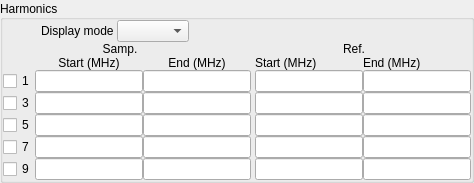
               <widget class="QGroupBox" name="groupBox_settings_harmonics">
                <property name="enabled">
                 <bool>true</bool>
                </property>
                <property name="sizePolicy">
                 <sizepolicy hsizetype="Preferred" vsizetype="Preferred">
                  <horstretch>0</horstretch>
                  <verstretch>0</verstretch>
                 </sizepolicy>
                </property>
                <property name="font">
                 <font>
                  <weight>50</weight>
                  <bold>false</bold>
                 </font>
                </property>
                <property name="title">
                 <string>Harmonics</string>
                </property>
                <property name="alignment">
                 <set>Qt::AlignLeading|Qt::AlignLeft|Qt::AlignVCenter</set>
                </property>
                <property name="flat">
                 <bool>true</bool>
                </property>
                <property name="checkable">
                 <bool>false</bool>
                </property>
                <layout class="QGridLayout" name="gridLayout_5">
                 <property name="leftMargin">
                  <number>0</number>
                 </property>
                 <property name="topMargin">
                  <number>0</number>
                 </property>
                 <property name="rightMargin">
                  <number>0</number>
                 </property>
                 <property name="bottomMargin">
                  <number>0</number>
                 </property>
                 <property name="spacing">
                  <number>0</number>
                 </property>
                 <item row="3" column="0">
                  <layout class="QGridLayout" name="gridLayout">
                   <property name="spacing">
                    <number>0</number>
                   </property>
                   <item row="8" column="5">
                    <widget class="QLineEdit" name="lineEdit_startf9_r">
                     <property name="readOnly">
                      <bool>true</bool>
                     </property>
                    </widget>
                   </item>
                   <item row="1" column="2">
                    <widget class="QLabel" name="label_settings_control_label2">
                     <property name="text">
                      <string>End (MHz)</string>
                     </property>
                     <property name="alignment">
                      <set>Qt::AlignCenter</set>
                     </property>
                    </widget>
                   </item>
                   <item row="1" column="5">
                    <widget class="QLabel" name="label_settings_control_label1_r">
                     <property name="text">
                      <string>Start (MHz)</string>
                     </property>
                    </widget>
                   </item>
                   <item row="8" column="2">
                    <widget class="QLineEdit" name="lineEdit_endf9">
                     <property name="readOnly">
                      <bool>true</bool>
                     </property>
                    </widget>
                   </item>
                   <item row="1" column="7">
                    <widget class="QLabel" name="label_settings_control_label2_r">
                     <property name="text">
                      <string>End (MHz)</string>
                     </property>
                    </widget>
                   </item>
                   <item row="8" column="7">
                    <widget class="QLineEdit" name="lineEdit_endf9_r">
                     <property name="readOnly">
                      <bool>true</bool>
                     </property>
                    </widget>
                   </item>
                   <item row="7" column="5">
                    <widget class="QLineEdit" name="lineEdit_startf7_r">
                     <property name="readOnly">
                      <bool>true</bool>
                     </property>
                    </widget>
                   </item>
                   <item row="4" column="5">
                    <widget class="QLineEdit" name="lineEdit_startf1_r">
                     <property name="readOnly">
                      <bool>true</bool>
                     </property>
                    </widget>
                   </item>
                   <item row="5" column="5">
                    <widget class="QLineEdit" name="lineEdit_startf3_r">
                     <property name="readOnly">
                      <bool>true</bool>
                     </property>
                    </widget>
                   </item>
                   <item row="6" column="2">
                    <widget class="QLineEdit" name="lineEdit_endf5">
                     <property name="readOnly">
                      <bool>true</bool>
                     </property>
                    </widget>
                   </item>
                   <item row="5" column="2">
                    <widget class="QLineEdit" name="lineEdit_endf3">
                     <property name="readOnly">
                      <bool>true</bool>
                     </property>
                    </widget>
                   </item>
                   <item row="6" column="5">
                    <widget class="QLineEdit" name="lineEdit_startf5_r">
                     <property name="readOnly">
                      <bool>true</bool>
                     </property>
                    </widget>
                   </item>
                   <item row="7" column="7">
                    <widget class="QLineEdit" name="lineEdit_endf7_r">
                     <property name="readOnly">
                      <bool>true</bool>
                     </property>
                    </widget>
                   </item>
                   <item row="7" column="2">
                    <widget class="QLineEdit" name="lineEdit_endf7">
                     <property name="readOnly">
                      <bool>true</bool>
                     </property>
                    </widget>
                   </item>
                   <item row="1" column="1">
                    <widget class="QLabel" name="label_settings_control_label1">
                     <property name="text">
                      <string>Start (MHz)</string>
                     </property>
                     <property name="alignment">
                      <set>Qt::AlignCenter</set>
                     </property>
                    </widget>
                   </item>
                   <item row="4" column="1">
                    <widget class="QLineEdit" name="lineEdit_startf1">
                     <property name="readOnly">
                      <bool>true</bool>
                     </property>
                    </widget>
                   </item>
                   <item row="5" column="0">
                    <widget class="QCheckBox" name="checkBox_harm3">
                     <property name="sizePolicy">
                      <sizepolicy hsizetype="Preferred" vsizetype="Fixed">
                       <horstretch>0</horstretch>
                       <verstretch>0</verstretch>
                      </sizepolicy>
                     </property>
                     <property name="text">
                      <string>3</string>
                     </property>
                    </widget>
                   </item>
                   <item row="8" column="0">
                    <widget class="QCheckBox" name="checkBox_harm9">
                     <property name="sizePolicy">
                      <sizepolicy hsizetype="Preferred" vsizetype="Fixed">
                       <horstretch>0</horstretch>
                       <verstretch>0</verstretch>
                      </sizepolicy>
                     </property>
                     <property name="text">
                      <string>9</string>
                     </property>
                    </widget>
                   </item>
                   <item row="5" column="1">
                    <widget class="QLineEdit" name="lineEdit_startf3">
                     <property name="readOnly">
                      <bool>true</bool>
                     </property>
                    </widget>
                   </item>
                   <item row="8" column="1">
                    <widget class="QLineEdit" name="lineEdit_startf9">
                     <property name="readOnly">
                      <bool>true</bool>
                     </property>
                    </widget>
                   </item>
                   <item row="7" column="0">
                    <widget class="QCheckBox" name="checkBox_harm7">
                     <property name="sizePolicy">
                      <sizepolicy hsizetype="Preferred" vsizetype="Fixed">
                       <horstretch>0</horstretch>
                       <verstretch>0</verstretch>
                      </sizepolicy>
                     </property>
                     <property name="text">
                      <string>7</string>
                     </property>
                    </widget>
                   </item>
                   <item row="4" column="2">
                    <widget class="QLineEdit" name="lineEdit_endf1">
                     <property name="readOnly">
                      <bool>true</bool>
                     </property>
                    </widget>
                   </item>
                   <item row="4" column="4">
                    <spacer name="horizontalSpacer_28">
                     <property name="orientation">
                      <enum>Qt::Horizontal</enum>
                     </property>
                     <property name="sizeType">
                      <enum>QSizePolicy::Fixed</enum>
                     </property>
                     <property name="sizeHint" stdset="0">
                      <size>
                       <width>4</width>
                       <height>20</height>
                      </size>
                     </property>
                    </spacer>
                   </item>
                   <item row="5" column="7">
                    <widget class="QLineEdit" name="lineEdit_endf3_r">
                     <property name="readOnly">
                      <bool>true</bool>
                     </property>
                    </widget>
                   </item>
                   <item row="4" column="7">
                    <widget class="QLineEdit" name="lineEdit_endf1_r">
                     <property name="readOnly">
                      <bool>true</bool>
                     </property>
                    </widget>
                   </item>
                   <item row="6" column="0">
                    <widget class="QCheckBox" name="checkBox_harm5">
                     <property name="sizePolicy">
                      <sizepolicy hsizetype="Preferred" vsizetype="Fixed">
                       <horstretch>0</horstretch>
                       <verstretch>0</verstretch>
                      </sizepolicy>
                     </property>
                     <property name="text">
                      <string>5</string>
                     </property>
                    </widget>
                   </item>
                   <item row="6" column="1">
                    <widget class="QLineEdit" name="lineEdit_startf5">
                     <property name="readOnly">
                      <bool>true</bool>
                     </property>
                    </widget>
                   </item>
                   <item row="4" column="0">
                    <widget class="QCheckBox" name="checkBox_harm1">
                     <property name="sizePolicy">
                      <sizepolicy hsizetype="Preferred" vsizetype="Fixed">
                       <horstretch>0</horstretch>
                       <verstretch>0</verstretch>
                      </sizepolicy>
                     </property>
                     <property name="text">
                      <string>1</string>
                     </property>
                    </widget>
                   </item>
                   <item row="6" column="7">
                    <widget class="QLineEdit" name="lineEdit_endf5_r">
                     <property name="readOnly">
                      <bool>true</bool>
                     </property>
                    </widget>
                   </item>
                   <item row="7" column="1">
                    <widget class="QLineEdit" name="lineEdit_startf7">
                     <property name="readOnly">
                      <bool>true</bool>
                     </property>
                    </widget>
                   </item>
                  </layout>
                 </item>
                 <item row="0" column="0">
                  <layout class="QHBoxLayout" name="horizontalLayout_23">
                   <item>
                    <spacer name="horizontalSpacer_22">
                     <property name="orientation">
                      <enum>Qt::Horizontal</enum>
                     </property>
                     <property name="sizeType">
                      <enum>QSizePolicy::Preferred</enum>
                     </property>
                     <property name="sizeHint" stdset="0">
                      <size>
                       <width>38</width>
                       <height>20</height>
                      </size>
                     </property>
                    </spacer>
                   </item>
                   <item>
                    <widget class="QLabel" name="label_9">
                     <property name="text">
                      <string>Display mode </string>
                     </property>
                     <property name="buddy">
                      <cstring>comboBox_settings_control_dispmode</cstring>
                     </property>
                    </widget>
                   </item>
                   <item>
                    <widget class="QComboBox" name="comboBox_settings_control_dispmode"/>
                   </item>
                   <item>
                    <spacer name="horizontalSpacer_23">
                     <property name="orientation">
                      <enum>Qt::Horizontal</enum>
                     </property>
                     <property name="sizeHint" stdset="0">
                      <size>
                       <width>0</width>
                       <height>20</height>
                      </size>
                     </property>
                    </spacer>
                   </item>
                  </layout>
                 </item>
                 <item row="1" column="0">
                  <layout class="QHBoxLayout" name="horizontalLayout_settings_control_sampref">
                   <property name="spacing">
                    <number>0</number>
                   </property>
                   <item>
                    <widget class="QLabel" name="label_settings_control_samp">
                     <property name="text">
                      <string>Samp.</string>
                     </property>
                     <property name="alignment">
                      <set>Qt::AlignCenter</set>
                     </property>
                    </widget>
                   </item>
                   <item>
                    <widget class="QLabel" name="label_settings_control_ref">
                     <property name="text">
                      <string>Ref.</string>
                     </property>
                     <property name="alignment">
                      <set>Qt::AlignCenter</set>
                     </property>
                    </widget>
                   </item>
                  </layout>
                 </item>
                </layout>
               </widget>
